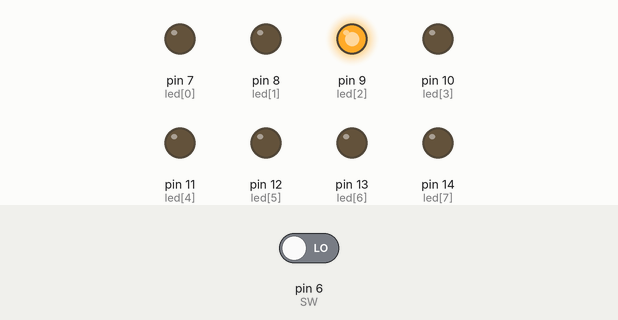
The sketch below on a simulated Arduino Uno, built with avr-gcc and run on an emulated ATmega328P. Parts: output pins drawn as LEDs (lit = HIGH). The test bench sets the inputs (shaded band); at power-on: pin 6 (SW) LOW.

Above: at 11.6 s.
11.7 s: pin 6 (SW) driven HIGH
At 11.85 s:
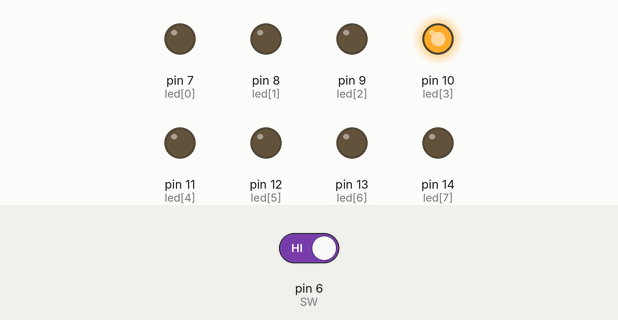
22.2 s: pin 6 (SW) driven LOW
At 22.35 s:
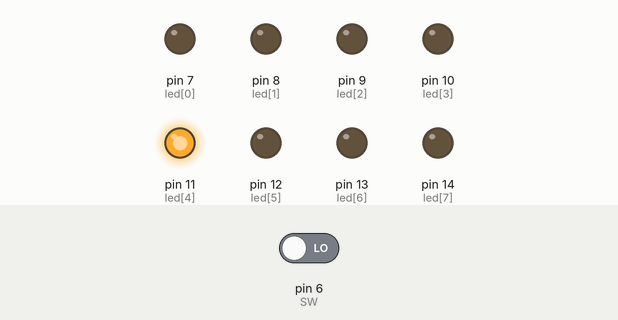
Timing chart, 0 to 34.6 s (numbered marks = the images above; inputs shaded):
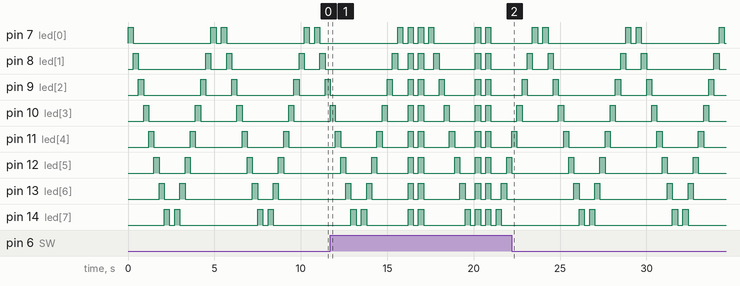

Measured:
- by itself, pin 7 (led[0]): repeats every 5.4 s: LOW 0.30 s, HIGH 0.30 s, LOW 4.5 s, HIGH 0.30 s
- by itself, pin 8 (led[1]): repeats every 5.4 s: LOW 0.90 s, HIGH 0.30 s, LOW 3.9 s, HIGH 0.30 s
- by itself, pin 9 (led[2]): repeats every 5.4 s: LOW 1.5 s, HIGH 0.30 s, LOW 3.3 s, HIGH 0.30 s
- by itself, pin 10 (led[3]): repeats every 5.4 s: LOW 2.1 s, HIGH 0.30 s, LOW 2.7 s, HIGH 0.30 s
- by itself, pin 11 (led[4]): repeats every 5.4 s: LOW 2.7 s, HIGH 0.30 s, LOW 2.1 s, HIGH 0.30 s

The sketch:

sketch_mar11a.ino
```cpp
int i;
const byte NUM=8;
const byte led[]={7,8,9,10,11,12,13,14};
const byte SW=6;
const int delaytime=300;
void setup() {
  for(i=0;i<NUM;i++)
  {
    pinMode(led[i],OUTPUT);
    digitalWrite(led[i],LOW);
    pinMode(SW,INPUT);
  }
}

void loop() {
  boolean val = digitalRead(6);
  if(val)
  {
  for(i=0;i<NUM;i++)
  {
    pinMode(led[i],OUTPUT);
    digitalWrite(led[i],HIGH);
  }
  delay(delaytime);
  for(i=0;i<NUM;i++)
  {
    pinMode(led[i],OUTPUT);
    digitalWrite(led[i],LOW);
  }
  delay(delaytime);
  for(i=0;i<NUM;i++)
  {
    pinMode(led[i],OUTPUT);
    digitalWrite(led[i],HIGH);
  }
  delay(delaytime);
  for(i=0;i<NUM;i++)
  {
    pinMode(led[i],OUTPUT);
    digitalWrite(led[i],LOW);
  }
  delay(delaytime);

  for(i=0;i<NUM;i++)
  {
    digitalWrite(led[i],HIGH);
    delay(delaytime);
    digitalWrite(led[i],LOW);
  }
    for(i=0;i<NUM;i++)
  {
    pinMode(led[i],OUTPUT);
    digitalWrite(led[i],LOW);
  }
    delay(delaytime);


  for(i=0;i<NUM;i++)
  {
    pinMode(led[i],OUTPUT);
    digitalWrite(led[i],HIGH);
  }
  delay(delaytime);
  for(i=0;i<NUM;i++)
  {
    pinMode(led[i],OUTPUT);
    digitalWrite(led[i],LOW);
  }
  delay(delaytime);
  for(i=0;i<NUM;i++)
  {
    pinMode(led[i],OUTPUT);
    digitalWrite(led[i],HIGH);
  }
  delay(delaytime);
  for(i=0;i<NUM;i++)
  {
    pinMode(led[i],OUTPUT);
    digitalWrite(led[i],LOW);
  }
  delay(delaytime);

  for(i=NUM-1;i>=0;i--)
  {
    digitalWrite(led[i],HIGH);
    delay(delaytime);
    digitalWrite(led[i],LOW);
  }
    for(i=0;i<NUM;i++)
  {
    pinMode(led[i],OUTPUT);
    digitalWrite(led[i],LOW);
  }
    delay(delaytime);

  }
  else
  {
    for(i=0;i<NUM;i++)
  {
    digitalWrite(led[i],HIGH);
    delay(delaytime);
    digitalWrite(led[i],LOW);
  }
    for(i=0;i<NUM;i++)
  {
    pinMode(led[i],OUTPUT);
    digitalWrite(led[i],LOW);
  }
    delay(delaytime);

  for(i=NUM-1;i>=0;i--)
  {
    digitalWrite(led[i],HIGH);
    delay(delaytime);
    digitalWrite(led[i],LOW);
  }
    for(i=0;i<NUM;i++)
  {
    pinMode(led[i],OUTPUT);
    digitalWrite(led[i],LOW);
  }
    delay(delaytime);

  }


}
```
